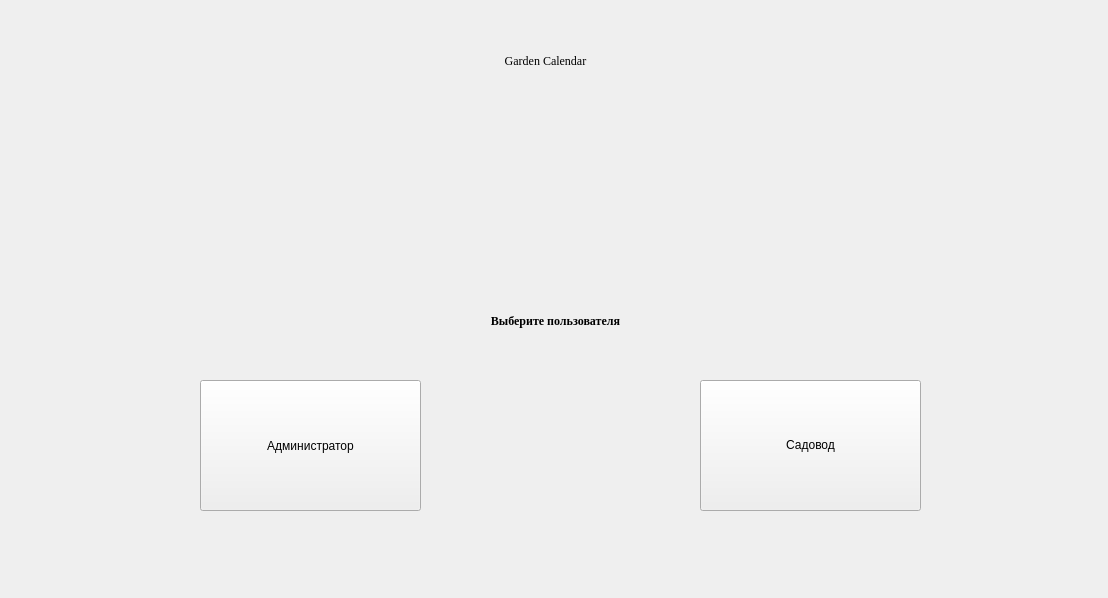
<?xml version="1.0" encoding="UTF-8"?>
<ui version="4.0">
 <class>MainWindow</class>
 <widget class="QMainWindow" name="MainWindow">
  <property name="geometry">
   <rect>
    <x>0</x>
    <y>0</y>
    <width>1108</width>
    <height>598</height>
   </rect>
  </property>
  <property name="windowTitle">
   <string>Календарь Садовода</string>
  </property>
  <widget class="QWidget" name="centralwidget">
   <widget class="QLabel" name="labelWelcome">
    <property name="geometry">
     <rect>
      <x>90</x>
      <y>20</y>
      <width>911</width>
      <height>81</height>
     </rect>
    </property>
    <property name="font">
     <font>
      <family>Times New Roman</family>
     </font>
    </property>
    <property name="autoFillBackground">
     <bool>false</bool>
    </property>
    <property name="styleSheet">
     <string notr="true"/>
    </property>
    <property name="text">
     <string>Garden Calendar</string>
    </property>
    <property name="alignment">
     <set>Qt::AlignCenter</set>
    </property>
    <property name="margin">
     <number>0</number>
    </property>
   </widget>
   <widget class="QLabel" name="labelChoose">
    <property name="geometry">
     <rect>
      <x>140</x>
      <y>280</y>
      <width>831</width>
      <height>81</height>
     </rect>
    </property>
    <property name="font">
     <font>
      <family>Times New Roman</family>
      <weight>75</weight>
      <bold>true</bold>
     </font>
    </property>
    <property name="layoutDirection">
     <enum>Qt::LeftToRight</enum>
    </property>
    <property name="text">
     <string>Выберите пользователя</string>
    </property>
    <property name="alignment">
     <set>Qt::AlignCenter</set>
    </property>
   </widget>
   <widget class="QPushButton" name="professionalButton">
    <property name="geometry">
     <rect>
      <x>200</x>
      <y>380</y>
      <width>221</width>
      <height>131</height>
     </rect>
    </property>
    <property name="text">
     <string>Администратор</string>
    </property>
    <property name="icon">
     <iconset resource="resourse.qrc">
      <normaloff>:/img/images/administator.png</normaloff>:/img/images/administator.png</iconset>
    </property>
    <property name="iconSize">
     <size>
      <width>170</width>
      <height>120</height>
     </size>
    </property>
   </widget>
   <widget class="QLabel" name="background_start">
    <property name="geometry">
     <rect>
      <x>-20</x>
      <y>10</y>
      <width>1321</width>
      <height>601</height>
     </rect>
    </property>
    <property name="text">
     <string/>
    </property>
    <property name="pixmap">
     <pixmap resource="resourse.qrc">:/img/images/background_start.png</pixmap>
    </property>
   </widget>
   <widget class="QPushButton" name="amateurButton">
    <property name="geometry">
     <rect>
      <x>700</x>
      <y>380</y>
      <width>221</width>
      <height>131</height>
     </rect>
    </property>
    <property name="styleSheet">
     <string notr="true">text-align: ; padding-bottom: 2px;</string>
    </property>
    <property name="text">
     <string>Садовод</string>
    </property>
    <property name="icon">
     <iconset resource="resourse.qrc">
      <normaloff>:/img/images/fermer.png</normaloff>:/img/images/fermer.png</iconset>
    </property>
    <property name="iconSize">
     <size>
      <width>170</width>
      <height>120</height>
     </size>
    </property>
    <property name="default">
     <bool>false</bool>
    </property>
   </widget>
   <widget class="QLabel" name="labelWelcome_2">
    <property name="geometry">
     <rect>
      <x>370</x>
      <y>40</y>
      <width>31</width>
      <height>41</height>
     </rect>
    </property>
    <property name="font">
     <font>
      <family>Times New Roman</family>
     </font>
    </property>
    <property name="autoFillBackground">
     <bool>false</bool>
    </property>
    <property name="styleSheet">
     <string notr="true"/>
    </property>
    <property name="text">
     <string/>
    </property>
    <property name="pixmap">
     <pixmap resource="resourse.qrc">:/img/images/pwenica.png</pixmap>
    </property>
    <property name="alignment">
     <set>Qt::AlignCenter</set>
    </property>
    <property name="margin">
     <number>0</number>
    </property>
   </widget>
   <widget class="QLabel" name="labelWelcome_3">
    <property name="geometry">
     <rect>
      <x>690</x>
      <y>40</y>
      <width>31</width>
      <height>41</height>
     </rect>
    </property>
    <property name="font">
     <font>
      <family>Times New Roman</family>
     </font>
    </property>
    <property name="autoFillBackground">
     <bool>false</bool>
    </property>
    <property name="styleSheet">
     <string notr="true"/>
    </property>
    <property name="text">
     <string/>
    </property>
    <property name="pixmap">
     <pixmap resource="resourse.qrc">:/img/images/pwenicareverse.png</pixmap>
    </property>
    <property name="alignment">
     <set>Qt::AlignCenter</set>
    </property>
    <property name="margin">
     <number>0</number>
    </property>
   </widget>
   <zorder>background_start</zorder>
   <zorder>labelWelcome</zorder>
   <zorder>labelChoose</zorder>
   <zorder>professionalButton</zorder>
   <zorder>amateurButton</zorder>
   <zorder>labelWelcome_2</zorder>
   <zorder>labelWelcome_3</zorder>
  </widget>
 </widget>
 <resources>
  <include location="resourse.qrc"/>
 </resources>
 <connections/>
</ui>
